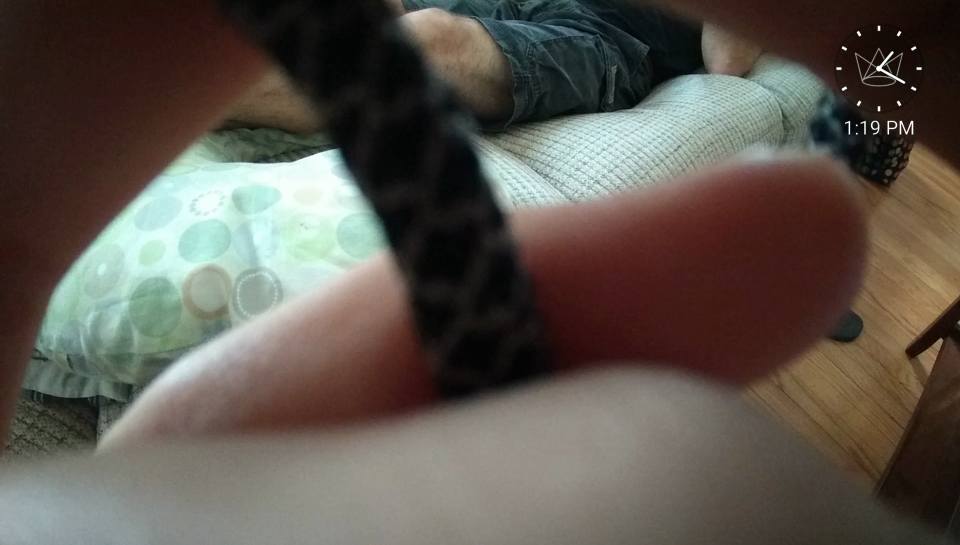
#> input picture 00001.png, 1920 x 1090 px (shown at 1/2 size); its folder holds only this picture in this run
$ jupyter execute --allow-errors TimeRecognition.ipynb
#> lines starting #> are read from the running program, lines starting #| are printed output that depends on the picture
[cell 1]
"""
Zijing Gu
2017/12/19
extract time character from pictures in a folder and write to a csv file
"""


import sys
sys.path.append('/usr/local/lib/python3.6/site-packages')
import cv2
import numpy as np
import pytesseract
from PIL import Image
import os
import glob
import csv
import operator
import re
import datetime

# Path of working folder on Disk
#src_path = "E:/Lab/Python/Project/OCR/"
#src_path = "/Users/JingJing/Desktop/time/lo/"


progtime=re.compile("^([1-9]|1[0-2]):[0-5][0-9]$")


#check if a character is integer
#3. Is the time sequential (greater) from the last time? -> if not delete
#4.Is the time sequential (greater) from the last time by more than one minute?
#5. If yes, is the time greater than the next time point? -> if yes delete
def is_number(s):
    try:
        int(s)
        return True
    except ValueError:
        pass

    try:
        import unicodedata
        unicodedata.numeric(s)
        return True
    except (TypeError, ValueError):
        pass

    return False

#check if time format is correct
def is_time(time):
    if re.match(progtime, time):
        return True
    else:
        return False
#check AM and PM format
def is_apm(apm):
    apm = apm.upper()
    if apm == "AM" or apm == "PM":
        return True
    else:
        return False


def get_string(img_path, csvfile):
    # Read image with opencv
#> called with img_path = '00001.png'
    img = cv2.imread(img_path)
#> img is the input picture: shape (1090, 1920, 3); mean B, G, R 78.1, 86.2, 93.1
    #print (img_path)

    #choose time area of the image
    cropped = img[235:275,1660:1840]
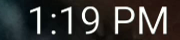
#> cropped: shape (40, 180, 3); mean B, G, R 52.2, 54.4, 55.9
    # Convert to gray
    cropped = cv2.cvtColor(cropped, cv2.COLOR_BGR2GRAY)
#> cropped: shape (40, 180)

    cv2.imwrite("crop.png", cropped)
    im = Image.open("crop.png")
    pix = im.load()
    os.remove("crop.png")
    #convert any color that is not white to black, almost white to white
    for x in range(0,179):
        for y in range(0,39):
            #print (pix[x,y])
            if pix[x,y] < 232:
                pix[x,y] = 0
            else:
                pix[x,y] = 255

    im.save("changed.png")
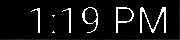
#> saved as changed.png: PIL image 180x40 L; min 0, max 255, mean 20.1

    #print pix[x,y] #Get the RGBA Value of the a pixel of an image
    #pix[x,y] = value # Set the RGBA Value of the image (tuple)
    #im.save("alive_parrot.png") # Save the modified pixels as png

    cropped  = cv2.imread("changed.png")
#> cropped: shape (40, 180, 3); min 0, max 255, mean 20.1
    os.remove("changed.png")

    kernel = np.ones((2,2),np.float32)/4
    cropped = cv2.filter2D(cropped,-1,kernel)
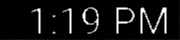
#> cropped: shape (40, 180, 3); min 0, max 255, mean 19.8

    # Apply dilation and erosion to remove some noise
    kernel = np.ones((1, 1), np.uint8)
    cropped = cv2.dilate(cropped, kernel, iterations=1)
    cropped = cv2.erode(cropped, kernel, iterations=1)


    # Write image after removed noise
    #cv2.imwrite("removed_noise.png", img)

    #  Apply threshold to get image with only black and white
    #img = cv2.adaptiveThreshold(img, 255, cv2.ADAPTIVE_THRESH_GAUSSIAN_C, cv2.THRESH_BINARY, 31, 2)

    # Write the image after apply opencv to do some ...
    cv2.imwrite("thres.png", cropped)

    # Recognize text with tesseract for python
    result = pytesseract.image_to_string(Image.open("thres.png"))
    os.remove("thres.png")
    #os.remove("removed_noise.png")

    time =""

    apm = ""

    #extract digital time and AM/PM
    for ch in result:
        if (is_number(ch) or ch == ":"):
            time = time + ch
        elif (ch.upper() == "A" or ch.upper() == "P" or ch.upper() == "M") :
            apm = apm + ch.upper()


    outputSize = len(time) + len(apm)


    #Is it 6 or 7 characters long?  -> if not delete
    if outputSize == 6 or  outputSize == 7:
        #2. Are the first two digits between 1 and 12, is there a : ,
        #are the next 2 digits between 00 and 59, are the last two characters AM or PM
        if is_time(time) and is_apm(apm):
            csvfile.write(img_path + ", " + time + " " + apm + "\n")
            #print (img_path + " " + time + apm)

    else:
        csvfile.write(img_path + ", " + "\n")
        #print (img_path)


print ('--- Start recognize text from images ---')

csvfile = open("data.csv", "w")


for filename in glob.glob('*.png'):
    #print (filename + " " +get_string(filename))
    #csvfile.write(filename + ", " + get_string(filename) + "\n")

    get_string(filename, csvfile)
#> (the call stopped at in get_string, `result = pytesseract.image_to_string(Image.open("thres.png"))`: pytesseract is not available in this run)


csvfile.close()

print ("------ Done -------")


#print("check time sequence")

[cell 2]
import operator
import csv

sortcsv = open("sortedData.csv", "w")
csv1 = open("data.csv", "r")
#data = open("data.csv", "r")
csvsort = csv.reader(csv1, delimiter=",")
sort = sorted(csvsort,key = operator.itemgetter(0))
for row in sort:
    #print(row)

    sortcsv.write(row[0] + "," + row[1]+"\n")

csv1.close()
sortcsv.close()
print("done sorting")

$ run again, on 00019.png
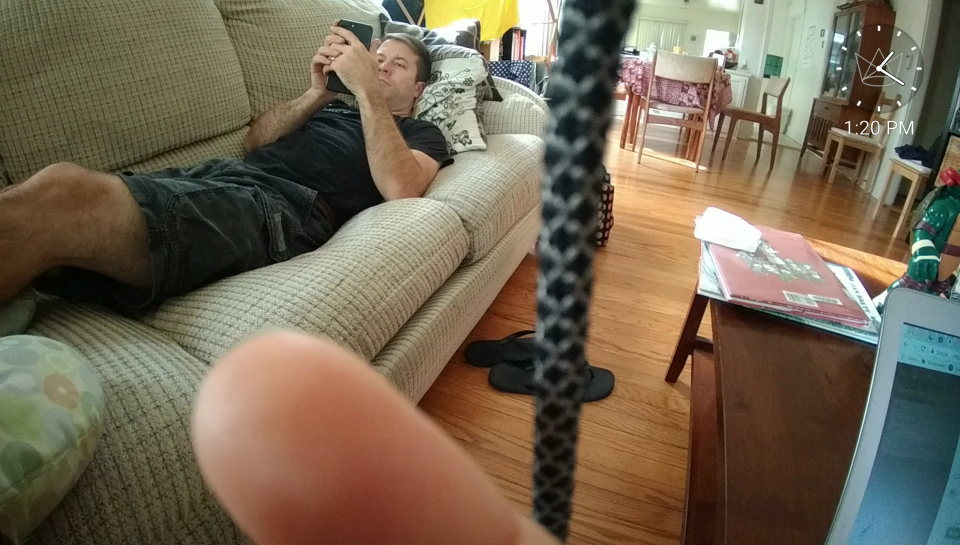
#> input picture 00019.png, 1920 x 1090 px (shown at 1/2 size)
#> in get_string, img is the input picture: shape (1090, 1920, 3); mean B, G, R 82.3, 102.6, 115.5
#> in get_string, `cropped = cv2.cvtColor(cropped, cv2.COLOR_BGR2GRAY)`:
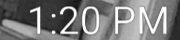
#> cropped: shape (40, 180); min 18, max 255, mean 120.8
#> in get_string, `cropped = cv2.filter2D(cropped,-1,kernel)`:
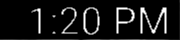
#> cropped: shape (40, 180, 3); min 0, max 255, mean 22.6

$ run again, on 00037.png
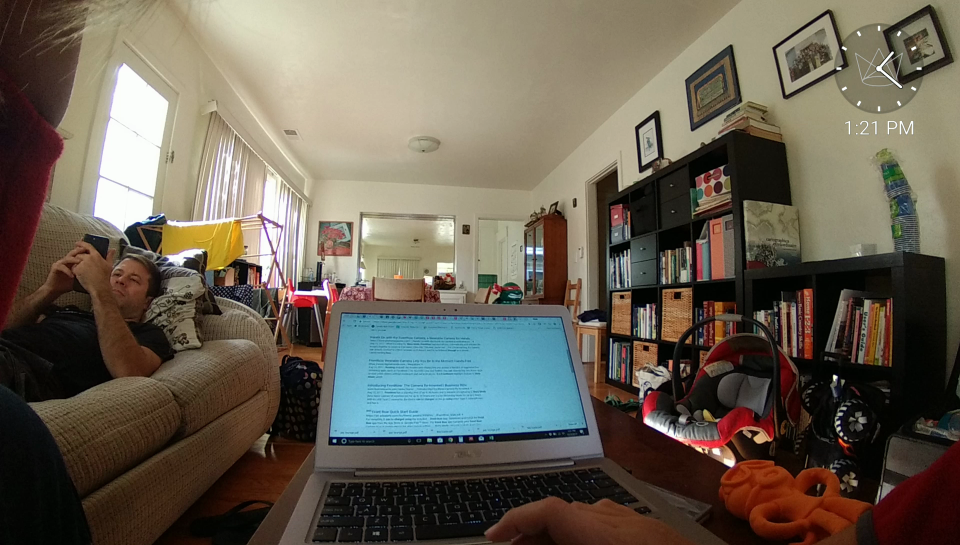
#> input picture 00037.png, 1920 x 1090 px (shown at 1/2 size)
#> in get_string, img is the input picture: shape (1090, 1920, 3); mean B, G, R 83.2, 96.4, 104.7
#> in get_string, `cropped = cv2.cvtColor(cropped, cv2.COLOR_BGR2GRAY)`:
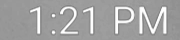
#> cropped: shape (40, 180); min 124, max 255, mean 162
#> in get_string, `cropped = cv2.filter2D(cropped,-1,kernel)`:
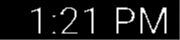
#> cropped: shape (40, 180, 3); min 0, max 255, mean 21.8
